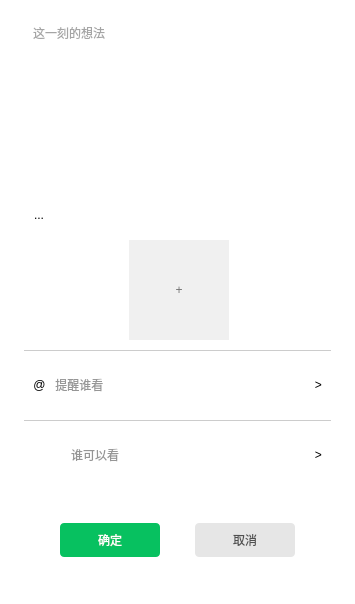
<?xml version="1.0" encoding="UTF-8"?>
<ui version="4.0">
 <class>MomentEditWidget</class>
 <widget class="QWidget" name="MomentEditWidget">
  <property name="geometry">
   <rect>
    <x>0</x>
    <y>0</y>
    <width>355</width>
    <height>604</height>
   </rect>
  </property>
  <property name="minimumSize">
   <size>
    <width>355</width>
    <height>604</height>
   </size>
  </property>
  <property name="maximumSize">
   <size>
    <width>355</width>
    <height>640</height>
   </size>
  </property>
  <property name="windowTitle">
   <string>编辑朋友圈</string>
  </property>
  <property name="styleSheet">
   <string notr="true">background-color: rgb(255, 255, 255);</string>
  </property>
  <layout class="QVBoxLayout" name="verticalLayout_3">
   <property name="spacing">
    <number>23</number>
   </property>
   <property name="leftMargin">
    <number>0</number>
   </property>
   <property name="topMargin">
    <number>0</number>
   </property>
   <property name="rightMargin">
    <number>0</number>
   </property>
   <property name="bottomMargin">
    <number>47</number>
   </property>
   <item>
    <widget class="QScrollArea" name="scrollArea">
     <property name="minimumSize">
      <size>
       <width>0</width>
       <height>400</height>
      </size>
     </property>
     <property name="styleSheet">
      <string notr="true">        QScrollBar:vertical{
            background: transparent;
            margin: 0px;
            border-radius: 4px;
        }
        QScrollBar::handle:vertical{
            background: rgba(150,150,150,220);
            border-radius: 4px;
            min-height: 60px;
        }
        QScrollBar::handle:vertical:hover{
            background: rgba(140,140,140,220);
        }
        QScrollBar::add-line:vertical, QScrollBar::sub-line:vertical {
            subcontrol-origin: margin;
            background: transparent;
            height: 0px;
        }
        QScrollBar::add-page:vertical, QScrollBar::sub-page:vertical {
            background: transparent;
        }</string>
     </property>
     <property name="frameShape">
      <enum>QFrame::Shape::NoFrame</enum>
     </property>
     <property name="verticalScrollBarPolicy">
      <enum>Qt::ScrollBarPolicy::ScrollBarAlwaysOff</enum>
     </property>
     <property name="horizontalScrollBarPolicy">
      <enum>Qt::ScrollBarPolicy::ScrollBarAlwaysOff</enum>
     </property>
     <property name="widgetResizable">
      <bool>true</bool>
     </property>
     <widget class="QWidget" name="scrollAreaWidgetContents">
      <property name="geometry">
       <rect>
        <x>0</x>
        <y>0</y>
        <width>355</width>
        <height>500</height>
       </rect>
      </property>
      <property name="minimumSize">
       <size>
        <width>0</width>
        <height>400</height>
       </size>
      </property>
      <layout class="QVBoxLayout" name="verticalLayout_2">
       <property name="spacing">
        <number>10</number>
       </property>
       <property name="leftMargin">
        <number>24</number>
       </property>
       <property name="topMargin">
        <number>15</number>
       </property>
       <property name="rightMargin">
        <number>24</number>
       </property>
       <property name="bottomMargin">
        <number>10</number>
       </property>
       <item>
        <widget class="QTextEdit" name="textEdit">
         <property name="mouseTracking">
          <bool>true</bool>
         </property>
         <property name="acceptDrops">
          <bool>true</bool>
         </property>
         <property name="styleSheet">
          <string notr="true">     QTextEdit {
            background: transparent;
            border: none;
            outline: none;
            color: rgb(76, 76, 76);
            padding: 5px;
            
	font: 18px &quot;微软雅黑&quot;;
        }
        QTextEdit::verticalScrollBar {
            width: 0px;
        }
        QTextEdit::horizontalScrollBar {
            height: 0px;
        }</string>
         </property>
         <property name="verticalScrollBarPolicy">
          <enum>Qt::ScrollBarPolicy::ScrollBarAlwaysOff</enum>
         </property>
         <property name="horizontalScrollBarPolicy">
          <enum>Qt::ScrollBarPolicy::ScrollBarAlwaysOff</enum>
         </property>
         <property name="acceptRichText">
          <bool>true</bool>
         </property>
         <property name="placeholderText">
          <string>这一刻的想法</string>
         </property>
        </widget>
       </item>
       <item>
        <widget class="QToolButton" name="toolButton_7">
         <property name="minimumSize">
          <size>
           <width>30</width>
           <height>30</height>
          </size>
         </property>
         <property name="toolTip">
          <string>表情包</string>
         </property>
         <property name="styleSheet">
          <string notr="true">QToolButton{
    border-radius: 3px; /* 轻微圆角，可选 */
}
/* 鼠标悬停状态 */
QToolButton:hover {
    background-color:rgb(220, 220, 220); /* 灰色背景 */
}

/* 鼠标按下状态（可选增强） */
QToolButton:pressed {
    background-color: rgb(180, 180, 180); /* 按下时更深的灰色 */
}</string>
         </property>
         <property name="text">
          <string>...</string>
         </property>
         <property name="icon">
          <iconset resource="../../res/icon.qrc">
           <normaloff>:/a/icons/表情包.svg</normaloff>:/a/icons/表情包.svg</iconset>
         </property>
         <property name="iconSize">
          <size>
           <width>25</width>
           <height>25</height>
          </size>
         </property>
        </widget>
       </item>
       <item>
        <widget class="QWidget" name="imgWidget" native="true">
         <property name="minimumSize">
          <size>
           <width>100</width>
           <height>100</height>
          </size>
         </property>
         <widget class="QLabel" name="imgLabel1">
          <property name="geometry">
           <rect>
            <x>0</x>
            <y>0</y>
            <width>100</width>
            <height>100</height>
           </rect>
          </property>
          <property name="minimumSize">
           <size>
            <width>100</width>
            <height>100</height>
           </size>
          </property>
          <property name="maximumSize">
           <size>
            <width>100</width>
            <height>100</height>
           </size>
          </property>
          <property name="text">
           <string/>
          </property>
          <property name="pixmap">
           <pixmap resource="../../res/icon.qrc">:/a/image/fm.jpg</pixmap>
          </property>
          <property name="scaledContents">
           <bool>true</bool>
          </property>
         </widget>
         <widget class="QPushButton" name="addButton">
          <property name="geometry">
           <rect>
            <x>105</x>
            <y>0</y>
            <width>100</width>
            <height>100</height>
           </rect>
          </property>
          <property name="minimumSize">
           <size>
            <width>100</width>
            <height>100</height>
           </size>
          </property>
          <property name="maximumSize">
           <size>
            <width>100</width>
            <height>100</height>
           </size>
          </property>
          <property name="styleSheet">
           <string notr="true">/* 普通状态：透明、无边框、无图标 */
        QPushButton {
            background-color: rgb(240,240,240); /* 透明背景 */
            border: none; /* 无边框 */
            font: 50px &quot;微软雅黑&quot;;
	       color: rgb(117, 117, 117);
        }
        /* 可选：添加点击效果 */
        QPushButton:pressed {
            opacity: 0.8; /* 点击时稍微透明一点 */
        }</string>
          </property>
          <property name="text">
           <string>+</string>
          </property>
         </widget>
        </widget>
       </item>
       <item>
        <widget class="QWidget" name="widget" native="true">
         <layout class="QVBoxLayout" name="verticalLayout">
          <property name="spacing">
           <number>0</number>
          </property>
          <property name="leftMargin">
           <number>0</number>
          </property>
          <property name="topMargin">
           <number>0</number>
          </property>
          <property name="rightMargin">
           <number>0</number>
          </property>
          <property name="bottomMargin">
           <number>0</number>
          </property>
          <item>
           <widget class="QWidget" name="widget_3" native="true">
            <property name="minimumSize">
             <size>
              <width>0</width>
              <height>70</height>
             </size>
            </property>
            <property name="maximumSize">
             <size>
              <width>16777215</width>
              <height>70</height>
             </size>
            </property>
            <property name="styleSheet">
             <string notr="true">QWidget{
border-top: 1px solid #cccccc; /* 边框宽度+颜色+线型 */
}</string>
            </property>
            <layout class="QHBoxLayout" name="horizontalLayout_3">
             <item alignment="Qt::AlignmentFlag::AlignLeft">
              <widget class="QPushButton" name="pushButton_5">
               <property name="styleSheet">
                <string notr="true">/* 普通状态：透明、无边框、无图标 */
        QPushButton {
            background-color: transparent; /* 透明背景 */
            border: none; /* 无边框 */
            font: 12pt &quot;微软雅黑&quot;;
        }
        /* 可选：添加点击效果 */
        QPushButton:pressed {
            opacity: 0.8; /* 点击时稍微透明一点 */
        }</string>
               </property>
               <property name="text">
                <string>@</string>
               </property>
              </widget>
             </item>
             <item alignment="Qt::AlignmentFlag::AlignLeft">
              <widget class="QLabel" name="label_5">
               <property name="styleSheet">
                <string notr="true">border-top: 0px solid #cccccc; /* 边框宽度+颜色+线型 */
border-bottom: 0px solid #cccccc; /* 边框宽度+颜色+线型 */
font: 11pt &quot;微软雅黑&quot;;
color: rgb(150, 150, 150);
</string>
               </property>
               <property name="text">
                <string> 提醒谁看</string>
               </property>
              </widget>
             </item>
             <item>
              <spacer name="horizontalSpacer">
               <property name="orientation">
                <enum>Qt::Orientation::Horizontal</enum>
               </property>
               <property name="sizeHint" stdset="0">
                <size>
                 <width>40</width>
                 <height>20</height>
                </size>
               </property>
              </spacer>
             </item>
             <item>
              <widget class="QPushButton" name="pushButton_3">
               <property name="styleSheet">
                <string notr="true">/* 普通状态：透明、无边框、无图标 */
        QPushButton {
            background-color: transparent; /* 透明背景 */
            border: none; /* 无边框 */
            font: 12pt &quot;微软雅黑&quot;;
        }
        /* 可选：添加点击效果 */
        QPushButton:pressed {
            opacity: 0.8; /* 点击时稍微透明一点 */
        }</string>
               </property>
               <property name="text">
                <string>         &gt;</string>
               </property>
              </widget>
             </item>
            </layout>
           </widget>
          </item>
          <item>
           <widget class="QWidget" name="widget_4" native="true">
            <property name="minimumSize">
             <size>
              <width>0</width>
              <height>70</height>
             </size>
            </property>
            <property name="maximumSize">
             <size>
              <width>16777215</width>
              <height>70</height>
             </size>
            </property>
            <property name="styleSheet">
             <string notr="true">QWidget{
border-top: 1px solid #cccccc; /* 边框宽度+颜色+线型 */
}</string>
            </property>
            <layout class="QHBoxLayout" name="horizontalLayout_4">
             <item alignment="Qt::AlignmentFlag::AlignLeft">
              <widget class="QPushButton" name="pushButton_6">
               <property name="styleSheet">
                <string notr="true">/* 普通状态：透明、无边框、无图标 */
        QPushButton {
            background-color: transparent; /* 透明背景 */
            border: none; /* 无边框 */
            font: 12pt &quot;微软雅黑&quot;;
        }
        /* 可选：添加点击效果 */
        QPushButton:pressed {
            opacity: 0.8; /* 点击时稍微透明一点 */
        }</string>
               </property>
               <property name="text">
                <string/>
               </property>
               <property name="icon">
                <iconset resource="../../res/icon.qrc">
                 <normaloff>:/a/icons/通讯录 .svg</normaloff>:/a/icons/通讯录 .svg</iconset>
               </property>
              </widget>
             </item>
             <item alignment="Qt::AlignmentFlag::AlignLeft">
              <widget class="QLabel" name="label_6">
               <property name="styleSheet">
                <string notr="true">border-top: 0px solid #cccccc; /* 边框宽度+颜色+线型 */
border-bottom: 0px solid #cccccc; /* 边框宽度+颜色+线型 */
font: 11pt &quot;微软雅黑&quot;;
color: rgb(150, 150, 150);
</string>
               </property>
               <property name="text">
                <string>谁可以看</string>
               </property>
              </widget>
             </item>
             <item>
              <spacer name="horizontalSpacer_2">
               <property name="orientation">
                <enum>Qt::Orientation::Horizontal</enum>
               </property>
               <property name="sizeHint" stdset="0">
                <size>
                 <width>40</width>
                 <height>20</height>
                </size>
               </property>
              </spacer>
             </item>
             <item>
              <widget class="QPushButton" name="pushButton_4">
               <property name="styleSheet">
                <string notr="true">/* 普通状态：透明、无边框、无图标 */
        QPushButton {
            background-color: transparent; /* 透明背景 */
            border: none; /* 无边框 */
            font: 12pt &quot;微软雅黑&quot;;
        }
        /* 可选：添加点击效果 */
        QPushButton:pressed {
            opacity: 0.8; /* 点击时稍微透明一点 */
        }</string>
               </property>
               <property name="text">
                <string>         &gt;</string>
               </property>
              </widget>
             </item>
            </layout>
           </widget>
          </item>
         </layout>
        </widget>
       </item>
      </layout>
     </widget>
    </widget>
   </item>
   <item>
    <widget class="QWidget" name="widget_6" native="true">
     <layout class="QHBoxLayout" name="horizontalLayout_7">
      <property name="spacing">
       <number>0</number>
      </property>
      <property name="leftMargin">
       <number>60</number>
      </property>
      <property name="topMargin">
       <number>0</number>
      </property>
      <property name="rightMargin">
       <number>60</number>
      </property>
      <property name="bottomMargin">
       <number>0</number>
      </property>
      <item alignment="Qt::AlignmentFlag::AlignLeft">
       <widget class="QPushButton" name="confirmButton">
        <property name="minimumSize">
         <size>
          <width>100</width>
          <height>34</height>
         </size>
        </property>
        <property name="maximumSize">
         <size>
          <width>100</width>
          <height>34</height>
         </size>
        </property>
        <property name="styleSheet">
         <string notr="true">QPushButton{
background-color:rgb(7, 193, 96);
color: rgb(255, 255, 255);
font: 17px &quot;黑体&quot;;
border-radius: 4px; /* 轻微圆角，可选 */
}

/* 鼠标悬停状态 */
QPushButton:hover {
    background-color:rgb(7, 182, 88);
}

/* 鼠标按下状态（可选增强） */
QPushButton:pressed {
    background-color:rgb(6, 178, 83)
}</string>
        </property>
        <property name="text">
         <string>确定</string>
        </property>
       </widget>
      </item>
      <item alignment="Qt::AlignmentFlag::AlignRight">
       <widget class="QPushButton" name="cancelButton">
        <property name="minimumSize">
         <size>
          <width>100</width>
          <height>34</height>
         </size>
        </property>
        <property name="maximumSize">
         <size>
          <width>100</width>
          <height>34</height>
         </size>
        </property>
        <property name="styleSheet">
         <string notr="true">QPushButton{
background-color:rgb(230, 230, 230);
color:rgb(80, 80,80);
font: 17px &quot;黑体&quot;;
border-radius: 4px; /* 轻微圆角，可选 */
}

/* 鼠标悬停状态 */
QPushButton:hover {
    background-color:rgb(220, 220, 220);
}

/* 鼠标按下状态（可选增强） */
QPushButton:pressed {
    background-color:rgb(200, 200, 200);
}</string>
        </property>
        <property name="text">
         <string>取消</string>
        </property>
       </widget>
      </item>
     </layout>
    </widget>
   </item>
  </layout>
 </widget>
 <resources>
  <include location="../../res/icon.qrc"/>
 </resources>
 <connections/>
</ui>
